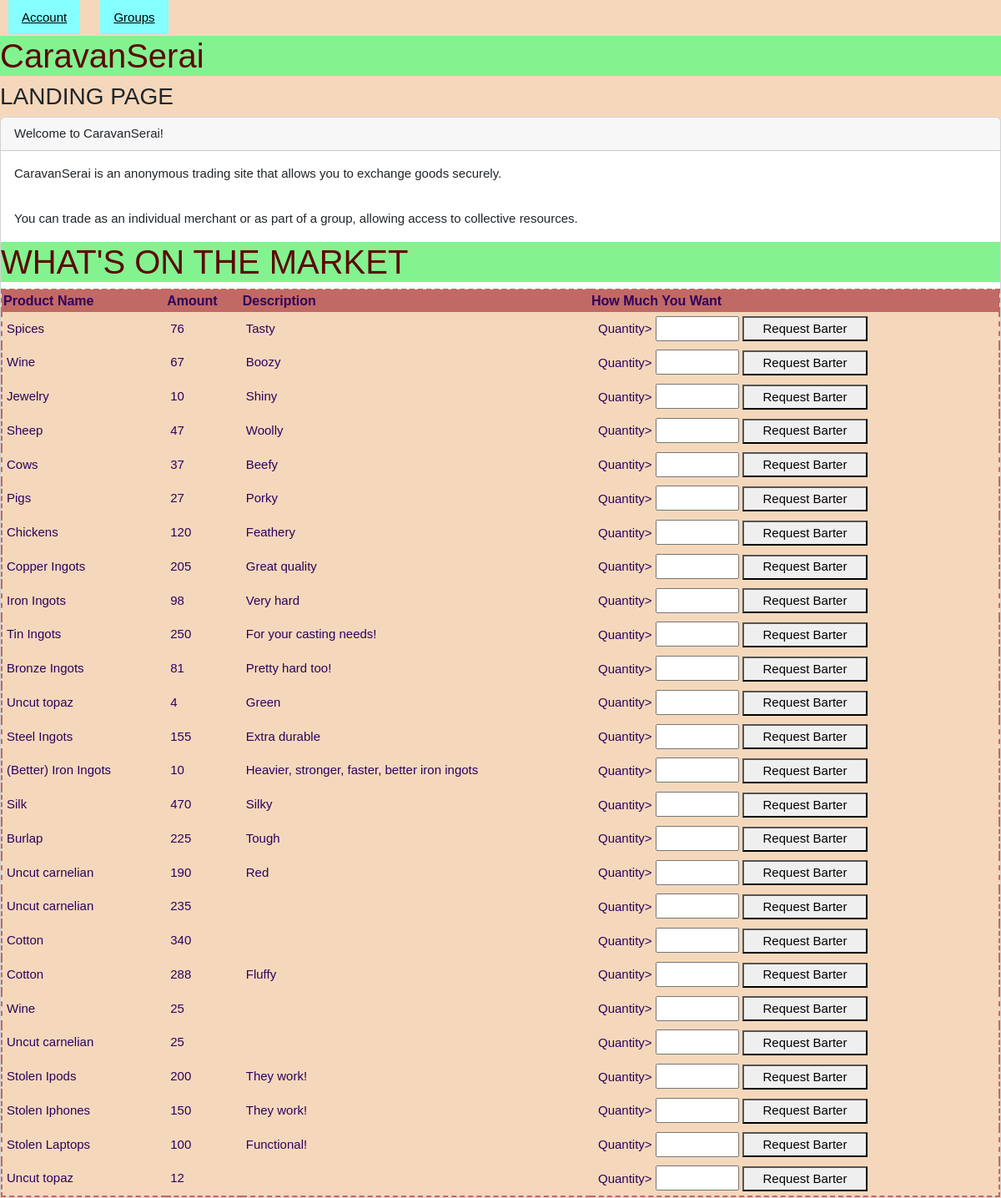
Before: / with the older database file.
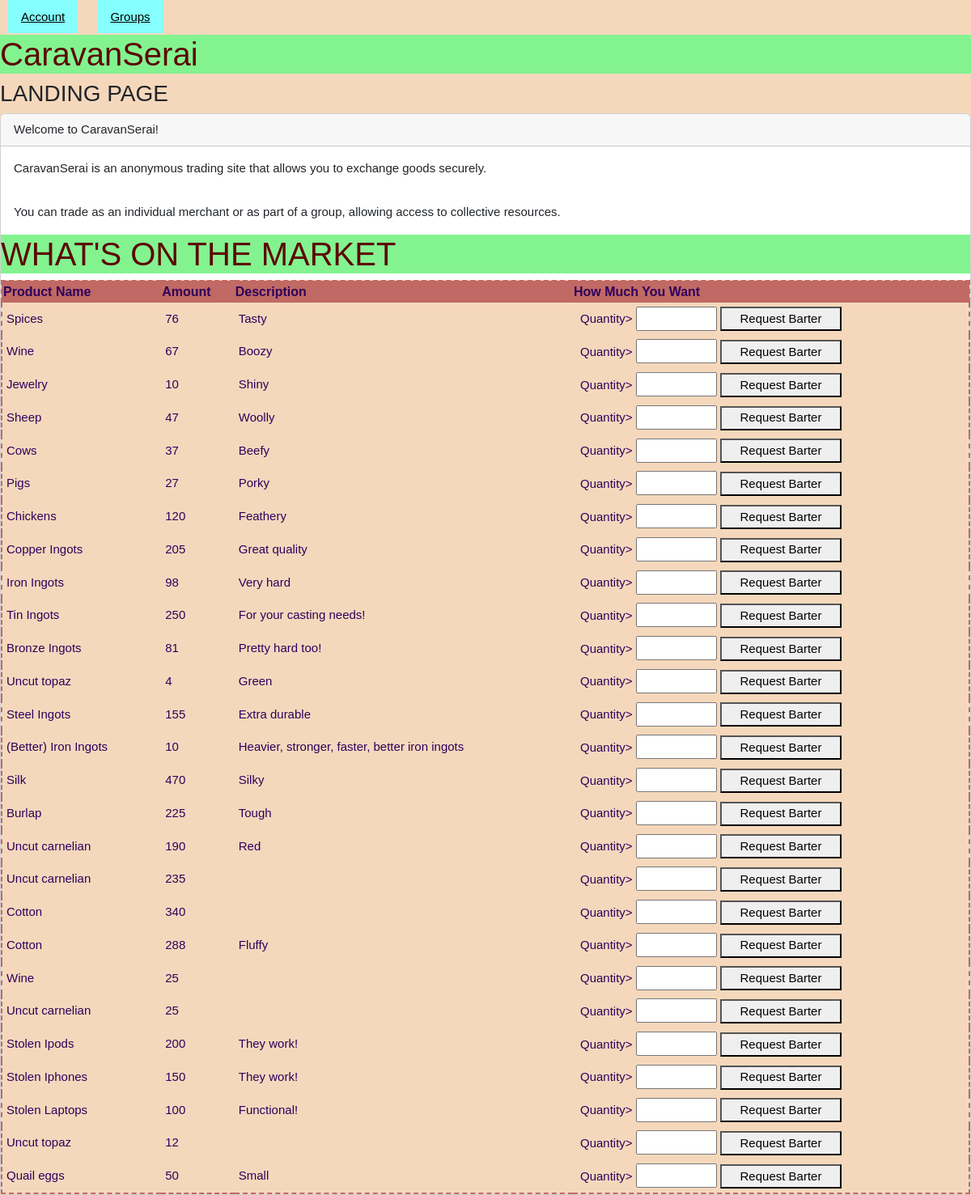
After: the same page with the newer database file.
### tables this page shows
CREATE TABLE `products` (
  `ProductName` text NOT NULL,
  `ProductID` int(11) NOT NULL,
  `UserID` varchar(255) NOT NULL,
  `Amount` int(11) NOT NULL,
  `Description` text NOT NULL,
  `ImagePath` varchar(255) NOT NULL
);

### index.php (the view, shortened to what this page needs)
<!DOCTYPE html>
<html>
    <head>
        <link href = "https://cdn.jsdelivr.net/npm/bootstrap@5.2.1/dist/css/bootstrap.min.css" rel = "stylesheet">
        <link href = "styleII.css" rel = "stylesheet">
    </head>
    <body>
        <div class = "topnav" tabindex = "1">
            <a class = "dropbtn">Account</a>
        </div>
        <div class = "topnav" tabindex = "1">
            <a class = "dropbtn">Groups</a>
        </div>
        <h1>CaravanSerai</h1>
        <h3>LANDING PAGE</h3>
        <div class = "card">
            <div class = "card-header">
                Welcome to CaravanSerai!
            </div>
            <div class = "card-body">
                CaravanSerai is an anonymous trading site that allows you to
                exchange goods securely.
            </div>
            <div class = "card-body">
                You can trade as an individual merchant or as part of a group,
                allowing access to collective resources.
            </div>
        <?php
        $conn = mysqli_connect("localhost","root","","caravanserai");
        $result = mysqli_query($conn,"SELECT * FROM products LIMIT 50");
        $data = $result->fetch_all(MYSQLI_ASSOC);
        ?>
        <h1>WHAT'S ON THE MARKET</h1>
        <table border="1">
        <tr>
            <th>Product Name</th>
            <th>Amount</th>
            <th>Description</th>
            <th>How Much You Want</th>
        </tr>
        <?php foreach($data as $row): ?>
        <tr>
            <td><?= htmlspecialchars($row['ProductName']) ?></td>
            <td><?= htmlspecialchars($row['Amount']) ?></td>
            <td><?= htmlspecialchars($row['Description']) ?></td>
            <td><form action="barter_add.php" method="post">
                <label for="Quantity">Quantity></label>
                <input style="height:30px; width:100px" id="Quantity" name="Quantity"></input>
                <button style="height:30px; width:150px" input type="submit" name="ProductID" value="<?= $row['ProductID'] ?>">Request Barter</button></form></td>
            </tr>
        <?php endforeach ?>
        </table>
    </body>
</html>

### styleII.css (style rules this page uses)
body { background-color: #f5d8bc; font-size: 15px; font-family:'Franklin Gothic Medium', 'Arial Narrow', Arial, sans-serif; }
form { padding-left: 4px; }
h1 { font-family:Impact, Haettenschweiler, 'Arial Narrow Bold', sans-serif; background-color: #83f390; color: #5C0800; }
a { color: #30fdf3; }
.topnav { display: inline-block; position: relative; outline: none; margin: 10px; }
.dropbtn { padding: 12px 16px; transition: 0.35s ease-out; cursor: pointer; background-color: #85FFFF; color: black; }
table { background-color: #f5d8bc; border-style: dashed; border-color: #c16964; border-width: 2px; padding: 5px; color: #2f005c; }
th { background-color: #c16964; font-size: 16px; }
tr { padding-right:20px; padding-top:3px; padding-bottom:3px; border-width: 0px, 0px, 1px, 0px; border-style: dotted; }
td { padding: 5px; }

Changed rows visible on the page:
added products: ProductName "Quail eggs", Amount "50", Description "Small", $row['ProductID'] 43 (drawn)
